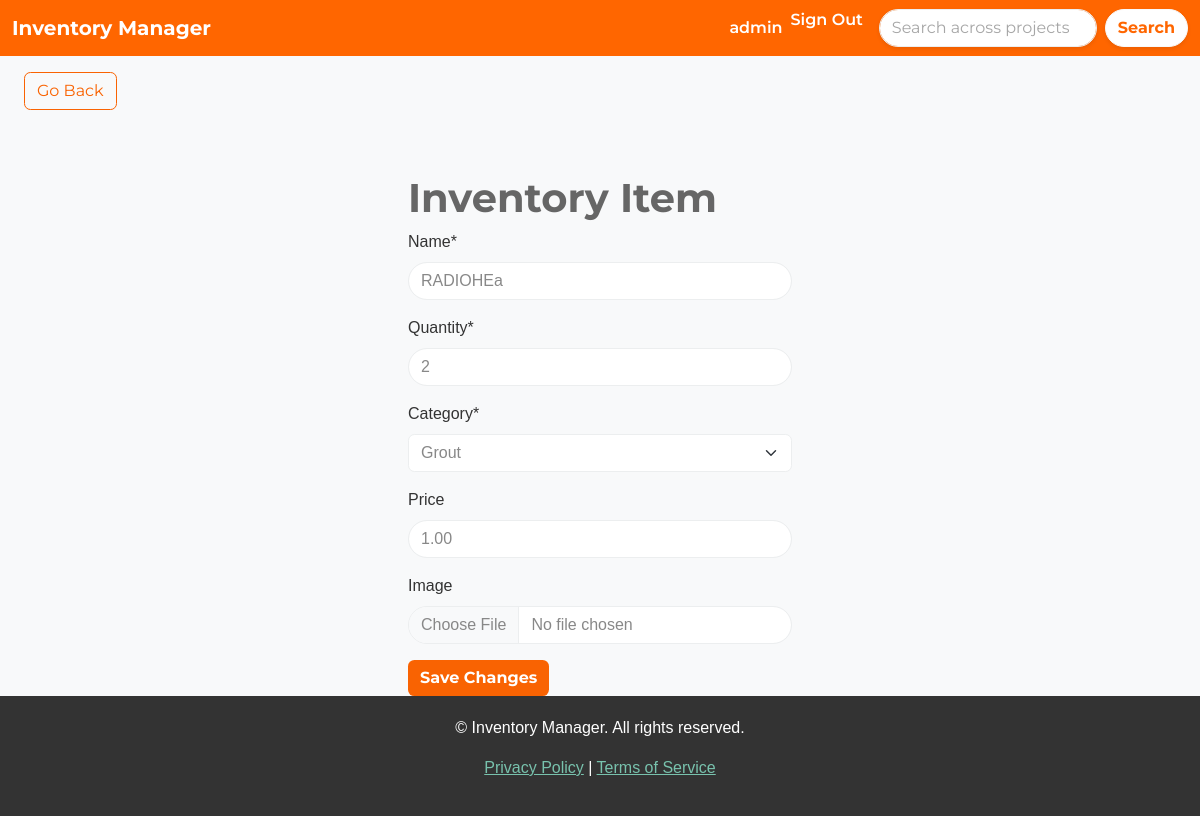
Page /edit-item/37/ (signed in) on the committed database.
### inventory/models.py (models this page shows, shortened)
class InventoryItem(models.Model):
    name = models.CharField(max_length=200)
    quantity = models.IntegerField()
    category = models.ForeignKey('Category', on_delete=models.SET_NULL, blank=True, null=True)
    price = models.DecimalField(max_digits=10, decimal_places=2, blank=True, null=True)
    date_created = models.DateTimeField(auto_now_add=True)
    user = models.ForeignKey(User, on_delete=models.CASCADE)
    project = models.ForeignKey(Project, on_delete=models.CASCADE, related_name="inventory_items", blank=False, null=False)
    image = models.ImageField(upload_to='inventory_images/', null=True, blank=True)

### inventory/views.py (the view, shortened to what this page needs)
# urls.py: path('edit-item/<int:pk>/', EditItem.as_view(), name='edit-item'),
class EditItem(LoginRequiredMixin, UpdateView):
    model = InventoryItem
    form_class = InventoryItemForm
    template_name = 'inventory/item_form.html'
    def get_form_kwargs(self):
        kwargs = super().get_form_kwargs()
        kwargs['project'] = self.object.project
        return kwargs

### inventory/forms.py (shortened to what this page needs)
class InventoryItemForm(forms.ModelForm):
    category = forms.ModelChoiceField(queryset=Category.objects.all(), initial=0)
    class Meta:
        model = InventoryItem
        fields = ['name', 'quantity', 'category', 'price', 'image']
    def __init__(self, *args, **kwargs):
        self.project = kwargs.pop('project', None)  # Accept project as an argument
        super().__init__(*args, **kwargs)

### inventory/models.py (called while the page is built)
	def __str__(self):
		return self.name

### inventory/templates/inventory/item_form.html (shortened to what this page needs)
{% extends 'inventory/base.html' %}
{% load crispy_forms_tags %}
{% block content %}
    <button onclick="window.history.back()" class="btn btn-outline-primary my-3 mx-4">Go Back</button>
    <div class="row">
        <div class="col-11 col-md-4 mx-auto mt-5">
            <h1>Inventory Item</h1>
            <form method="POST" enctype="multipart/form-data">
                {{ form.name|as_crispy_field }}
                {{ form.quantity|as_crispy_field }}
                {{ form.category|as_crispy_field }}
                {{ form.price|as_crispy_field }}
                {{ form.image|as_crispy_field }}
                <div class="mt-3">
                    {% if form.instance.pk %}
                        <button type="submit" class="btn btn-primary">Save Changes</button>
                    {% else %}
                        <button type="submit" class="btn btn-primary">Add Item</button>
                    {% endif %}
                </div>
            </form>
        </div>
    </div>
{% endblock content %}

### inventory/templates/inventory/navigation.html (shortened to what this page needs)
<nav class="navbar navbar-expand-lg" style="background-color: #FF6600;">
    <div class="container-fluid">
        <a class="navbar-brand text-white fw-bold" href="{% url 'dashboard' %}">Inventory Manager</a>
        <div class="collapse navbar-collapse justify-content-end" id="navbarNav">
            <ul class="navbar-nav">
                {% if user.is_authenticated %}
                    <li class="nav-item">
                        <a class="nav-link text-white fw-semibold" href="#">{{ user.username }}</a>
                    </li>
                    <li class="nav-item">
                        <form method="POST" action="{% url 'logout' %}" style="display:inline;">
                            <button type="submit" class="nav-link text-white fw-semibold" style="background:none; border:none; padding:0; color:inherit; cursor:pointer;">
                                Sign Out
                            </button>
                        </form>
                    </li>
                {% endif %}
            </ul>
            <form method="GET" action="{% url 'search_results' %}" class="d-flex ms-3">
                <input class="form-control me-2 rounded-pill shadow-sm" type="search" name="search" placeholder="Search across projects..." aria-label="Search" value="{{ request.GET.search }}">
                <button class="btn btn-light rounded-pill shadow-sm fw-bold" type="submit" style="background-color: #FFFFFF; color: #FF6600;">Search</button>
            </form>
        </div>
    </div>
</nav>

### inventory/static/css/style.css (style rules this page uses)
:root { --primary-color: #f96302; --secondary-color: #333333; --light-grey: #f8f9fa; --dark-grey: #666666; --accent-color: #ffb732; }
body { font-family: Arial, sans-serif; color: var(--secondary-color); background-color: var(--light-grey); }
.navbar { background-color: var(--primary-color); color: white; }
.nav-link, .navbar-brand { color: white !important; font-weight: bold; }
h1, h2, h3, h4, h5, h6 { color: var(--dark-grey); font-weight: bold; }
.btn-primary { background-color: var(--primary-color); border: none; color: white; font-weight: bold; }
.btn-outline-primary { color: var(--primary-color); border: 1px solid var(--primary-color); }
.form-control { border-radius: 20px; }

### rows in the picture
InventoryItem: name "RADIOHEa", quantity "2", category "Grout", price "1.00"

### other values in the picture
{{ user.username }} "admin"
